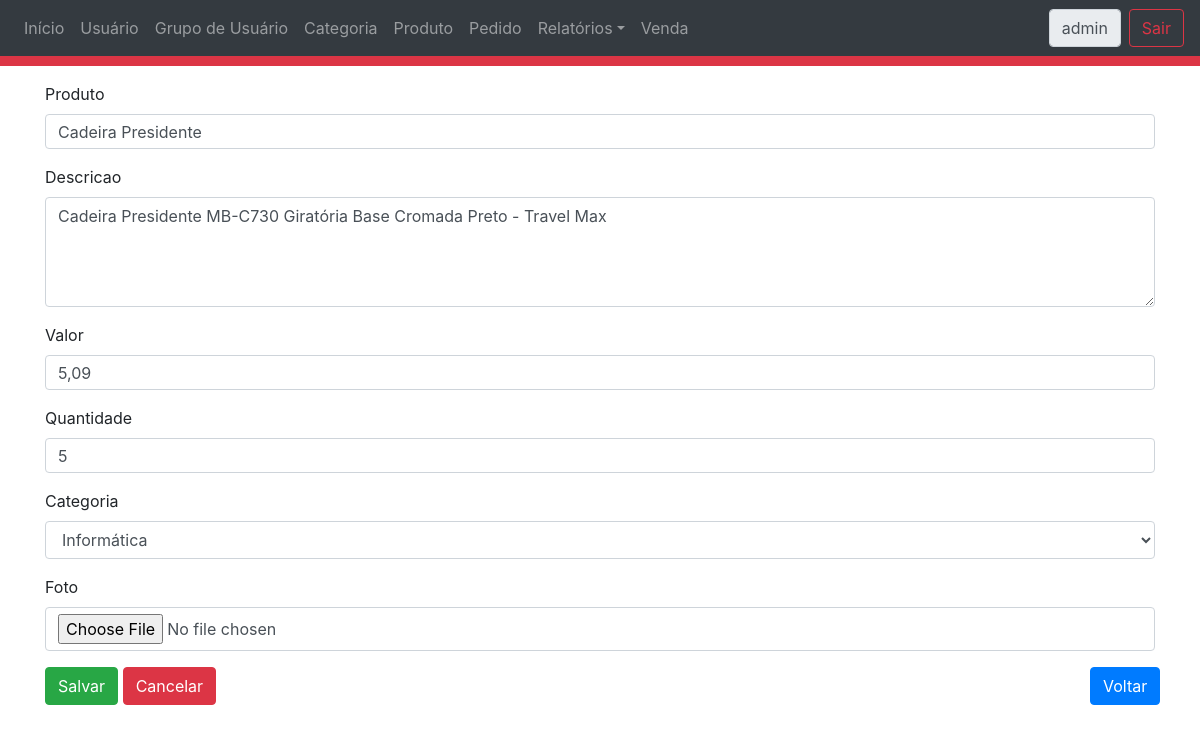
The app's page /ProdutoFormulario.php?idProduto=2 (signed in) with its own data.
### tables this page shows
CREATE TABLE `tbproduto` (
  `idProduto` int(11) NOT NULL,
  `nome` varchar(255) DEFAULT NULL,
  `descricao` varchar(3000) NOT NULL,
  `valor` decimal(9,2) NOT NULL,
  `quantidadeEstoque` int(11) NOT NULL,
  `foto` varchar(255) DEFAULT NULL,
  `idCategoria` int(11) NOT NULL
);

### class/ProdutoDAO.php (called while the page is built, shortened)
<?php
	require_once 'CategoriaDAO.php';
	require_once 'Produto.php';
	class ProdutoDAO extends CrudDAO
	{
		public function buscarPorId($codigo){
			$produto = new Produto();
			try{
				$pdo = parent::conectar();
				$sql = "SELECT * FROM tbProduto WHERE idProduto = :idProduto";
				$run = $pdo->prepare($sql);
	  			$run->bindParam(':idProduto', $codigo);
				$run->execute();
				$registro = $run->fetch();
				$categoriaDAO = new CategoriaDAO();
				$produto = new Produto();
				$produto->setIdProduto($registro['idProduto']);
				$produto->setNome($registro['nome']);
				$produto->setDescricao($registro['descricao']);
				$produto->setValor($registro['valor']);
				$produto->setQuantidade($registro['quantidadeEstoque']);
				$produto->setFoto($registro['foto']);
				$categoria = $categoriaDAO->buscarPorId($registro['idCategoria']);
				$produto->setCategoria($categoria);
			}catch(Exception $ex){
				echo $ex->getFile().' : '.$ex->getLine().' : '.$ex->getMessage();
			}finally {
				parent::desconectar();
			}
			return $produto;
		}
	}
?>

### class/Produto.php (called while the page is built, shortened)
<?php
    require_once 'Categoria.php';
	class Produto
	{
        private  $nome;
        private  $descricao;
        private  $valor;
        private  $foto;
        private  $categoria;
        function __construct() {
            $categoria = new Categoria();
        }
        function getNome(){
            return $this->nome;
        }
        function setNome($nome){
            $this->nome = $nome;
        }
        function getDescricao(){
            return $this->descricao;
        }
        function setDescricao($descricao){
            $this->descricao = $descricao;
        }
        function getValor(){
            return $this->valor;
        }
        function setValor($valor){
            $this->valor = floatval($valor);
        }
        function getQuantidade(){
            return $this->situacao;
        }
        function setQuantidade($situacao){
            $this->situacao = intval($situacao);
        }
        function getFoto(){
            return $this->foto;
        }
        function setFoto($foto){
            $this->foto = $foto;
        }
        function getCategoria() {
            return $this->categoria;
        }
        function setCategoria($objeto) {
            $this->categoria = $objeto;
        }
	}
?>

### class/CategoriaDAO.php (called while the page is built, shortened)
<?php
	require_once 'Categoria.php';
	class CategoriaDAO extends CrudDAO
	{
		public function listar(){
			$objetos = array();
			try{
				$pdo = parent::conectar();
				$sql = "SELECT * FROM tbCategoria ORDER BY  descricao";
				$run = $pdo->prepare($sql);
				$run->execute();
				$resultado = $run->fetchAll();
				foreach ($resultado as $registro){
					$categoria = new Categoria();
					$categoria->setIdCategoria($registro['idCategoria']);
					$categoria->setDescricao($registro['descricao']);
					array_push($objetos, $categoria);
				}
			}catch(Exception $ex){
				echo $ex->getFile().' : '.$ex->getLine().' : '.$ex->getMessage();
			}finally {
				parent::desconectar();
			}
			return $objetos;
		}
		public function buscarPorId($codigo){
			$categoria = new Categoria();
			try{
				$pdo = parent::conectar();
				$sql = "SELECT * FROM tbCategoria WHERE idCategoria = :idCategoria";
				$run = $pdo->prepare($sql);
	  			$run->bindValue(':idCategoria', $codigo, PDO::PARAM_INT);
				$run->execute();
				$registro = $run->fetch();
				$categoria->setIdCategoria($registro['idCategoria']);
				$categoria->setDescricao($registro['descricao']);
			}catch(Exception $ex){
				echo $ex->getFile().' : '.$ex->getLine().' : '.$ex->getMessage();
			}finally {
				parent::desconectar();
			}
			return $categoria;
		}
	}
?>

### class/Categoria.php (called while the page is built, shortened)
<?php
	class Categoria
	{
		private  $idCategoria;
		private  $descricao;
        function getIdCategoria() {
            return $this->idCategoria;
        }
        function getDescricao() {
            return $this->descricao;
        }
        function setIdCategoria($idCategoria) {
            $this->idCategoria = intval($idCategoria);
        }
        function setDescricao($descricao) {
            $this->descricao = $descricao;
        }
	}
?>

### ProdutoFormulario.php (the view, shortened to what this page needs)
<?php
	require_once 'class/ProdutoDAO.php';
	require_once 'class/CategoriaDAO.php';
	$produto = new Produto();
	if(isset($_GET["idProduto"])){
		$idProduto = $_GET["idProduto"];
		$produtoDAO = new ProdutoDAO();
		$produto = $produtoDAO->buscarPorId($idProduto);
	}
?>
<html>
    <head>
		<link type="text/css" rel="stylesheet" href="css/bootstrap.css"/>
		<link type="text/css" rel="stylesheet" href="css/produto.css"/>
    </head>
    <body>
		<div class="cabecalho">
			<?php
				include_once("Cabecalho.php");
			?>
		</div>
		<form id="formProduto" action="ProdutoControlador.php?operacao=salvar" method="post" enctype="multipart/form-data">
			<div class="container">
				<div class="row form-group">
					<div class="col-md-12">
						<label for="nome">Produto</label>
						<input class="form-control" name="nome" id="nome" type="text" value="<?php echo $produto->getNome() ?>">
					</div>
				</div>
				<div class="row form-group">
					<div class="col-md-12">
						<label for="descricao">Descricao</label>
						<textarea class="form-control" id="descricao" name="descricao" rows="4"><?php echo $produto->getDescricao() ?></textarea>
					</div>
				</div>
				<div class="row form-group">
					<div class="col-md-12">
						<label for="valor">Valor</label>
						<input class="form-control" id="valor" name="valor" type="text" value="<?php echo $produto->getValor() ?>">
					</div>
				</div>
				<div class="row form-group">
					<div class="col-md-12">
						<label for="quantidade">Quantidade</label>
						<input class="form-control" id="quantidade" name="quantidade" type="text" value="<?php echo $produto->getQuantidade() ?>">
					</div>
				</div>
				<div class="row form-group">
					<div class="col-md-12">
						<label for="idCategoria">Categoria</label>
						<select id="idCategoria" name="idCategoria" class="form-control" required>
							<?php
								$categoriaDAO = new CategoriaDAO();
								$lista = $categoriaDAO->listar();
								foreach($lista as $categoria){
									if($produto->getCategoria() == $categoria->getIdCategoria()){
										echo "<option selected value='{$categoria->getIdCategoria()}'>{$categoria->getDescricao()}</option>";
									}
									else{
										echo "<option value='{$categoria->getIdCategoria()}'>{$categoria->getDescricao()}</option>";
									}
								}
							?>
						</select>
					</div>
				</div>
				<div class="row form-group">
					<div class="col-md-12">
						<label for="foto">Foto</label>
						<input class="form-control" id="foto" name="foto" type="file" value="<?php echo $produto->getFoto() ?>">
					</div>
				</div>
				<div class="row form-group">
					<div class="col-md-11">
						<button class="btn btn-success" type="submit" name="action">Salvar</button>
						<button class="btn btn-danger" type="reset" name="action">Cancelar</button>
					</div>
					<div class="col-md-1">
						<a class="btn btn-primary" href="ProdutoTabela.php">Voltar</a>
					</div>
				</div>
			</div>
		</form >
    </body>
</html>

### css/produto.css (style rules this page uses)
.cabecalho { border-bottom: 10px solid #dc3545; }
.container { padding-top: 1rem; }
input[type="text"] { height: 35px; }
select { height: 35px; }

### records on screen
tbproduto: nome "Cadeira Presidente", descricao "Cadeira Presidente MB-C730 Giratória Base Cromada Preto - Travel Max", valor "5,09", quantidade "5"

### other values on screen
$grupoAcesso->getAcesso()->getMenu() "Início"
$grupoAcesso->getAcesso()->getMenu() "Usuário"
$grupoAcesso->getAcesso()->getMenu() "Grupo de Usuário"
$grupoAcesso->getAcesso()->getMenu() "Categoria"
$grupoAcesso->getAcesso()->getMenu() "Produto"
$grupoAcesso->getAcesso()->getMenu() "Pedido"
$grupoAcesso->getAcesso()->getMenu() "Relatórios"
$grupoAcesso->getAcesso()->getMenu() "Venda"
$usuarioAtual->getLogin() "admin"
form field idCategoria "Informática"
